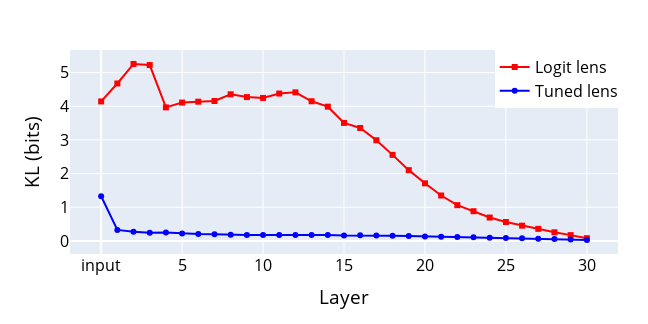

Notebook code cell kept with this figure:
### Code cell
import plotly.express as px
import plotly.graph_objects as go

TEXT_WIDTH = 6.75 * 96

fig = go.Figure([
    go.Scatter(
        y=ll_kls[:-1],
        marker_color="red",
        marker_symbol="square",
        mode="lines+markers",
        name="Logit lens",
    ),
    go.Scatter(
        y=tl_kls[:-1],
        marker_color="blue",
        marker_symbol="circle",
        mode="lines+markers",
        name="Tuned lens",
    ),
]).update_layout(
    font=dict(color="black", size=16),
    height=TEXT_WIDTH / 2,
    width=TEXT_WIDTH,

    legend=dict(
        x=0.775,
    ),

    hovermode="x unified",
    xaxis_title="Layer",
    yaxis_title="KL (bits)",
    margin_l=70,
    margin_r=30,
    margin_t=50,
    margin_b=70,
).update_xaxes(
    ticktext=["input"] + [str(i * 5) for i in range(1, len(ll_kls) - 1)],
    tickvals=list(range(0, len(ll_kls), 5)),
)
fig

### Figure 1 — Plotly figure (JSON) as saved in the notebook; plotly's stock layout.template omitted (floating-point values rounded to 4 significant figures)
{"data": [{"marker": {"color": "red", "symbol": "square"}, "mode": "lines+markers", "name": "Logit lens", "type": "scatter", "y": [4.143, 4.676, 5.256, 5.224, 3.967, 4.109, 4.135, 4.156, 4.355, 4.272, 4.247, 4.377, 4.413, 4.148, 3.988, 3.505, 3.353, 2.99, 2.556, 2.102, 1.71, 1.349, 1.062, 0.8821, 0.694, 0.5614, 0.453, 0.3583, 0.2559, 0.1722, 0.08066]}, {"marker": {"color": "blue", "symbol": "circle"}, "mode": "lines+markers", "name": "Tuned lens", "type": "scatter", "y": [1.327, 0.3275, 0.2696, 0.2445, 0.2467, 0.2229, 0.2072, 0.2014, 0.1813, 0.178, 0.1751, 0.1794, 0.1782, 0.1765, 0.1792, 0.1645, 0.1659, 0.1595, 0.1552, 0.1431, 0.1339, 0.12, 0.1164, 0.1064, 0.09679, 0.08559, 0.07569, 0.06622, 0.05739, 0.04343, 0.0257]}], "layout": {"font": {"color": "black", "size": 16}, "height": 324, "hovermode": "x unified", "legend": {"x": 0.775}, "margin": {"b": 70, "l": 70, "r": 30, "t": 50}, "width": 648, "xaxis": {"ticktext": ["input", "5", "10", "15", "20", "25", "30", "35", "40", "45", "50", "55", "60", "65", "70", "75", "80", "85", "90", "95", "100", "105", "110", "115", "120", "125", "130", "135", "140", "145", "150"], "tickvals": [0, 5, 10, 15, 20, 25, 30], "title": {"text": "Layer"}}, "yaxis": {"title": {"text": "KL (bits)"}}}}
